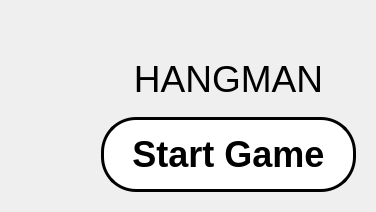
<?xml version="1.0" encoding="UTF-8"?>
<ui version="4.0">
 <class>Dialog</class>
 <widget class="QDialog" name="Dialog">
  <property name="geometry">
   <rect>
    <x>0</x>
    <y>0</y>
    <width>372</width>
    <height>212</height>
   </rect>
  </property>
  <property name="windowTitle">
   <string>Dialog</string>
  </property>
  <property name="styleSheet">
   <string notr="true"/>
  </property>
  <layout class="QGridLayout" name="gridLayout">
   <item row="0" column="0">
    <widget class="QFrame" name="MainFrame">
     <property name="frameShape">
      <enum>QFrame::NoFrame</enum>
     </property>
     <property name="frameShadow">
      <enum>QFrame::Raised</enum>
     </property>
     <layout class="QHBoxLayout" name="horizontalLayout">
      <property name="leftMargin">
       <number>0</number>
      </property>
      <property name="topMargin">
       <number>0</number>
      </property>
      <property name="rightMargin">
       <number>0</number>
      </property>
      <property name="bottomMargin">
       <number>0</number>
      </property>
      <item>
       <widget class="QLabel" name="Image">
        <property name="sizePolicy">
         <sizepolicy hsizetype="Preferred" vsizetype="Preferred">
          <horstretch>0</horstretch>
          <verstretch>0</verstretch>
         </sizepolicy>
        </property>
        <property name="minimumSize">
         <size>
          <width>75</width>
          <height>0</height>
         </size>
        </property>
        <property name="styleSheet">
         <string notr="true">border-image: url(:/Five/Images/Five/Hangman5.svg);
border-image: url(:/General/Images/Hangman.gif);</string>
        </property>
        <property name="text">
         <string/>
        </property>
       </widget>
      </item>
      <item>
       <widget class="QFrame" name="Frame">
        <property name="styleSheet">
         <string notr="true">border-image: url(:/General/Images/bg.jpg);</string>
        </property>
        <property name="frameShape">
         <enum>QFrame::NoFrame</enum>
        </property>
        <property name="frameShadow">
         <enum>QFrame::Plain</enum>
        </property>
        <layout class="QGridLayout" name="gridLayout_2">
         <item row="0" column="0">
          <spacer name="horizontalSpacer">
           <property name="orientation">
            <enum>Qt::Horizontal</enum>
           </property>
           <property name="sizeType">
            <enum>QSizePolicy::Preferred</enum>
           </property>
           <property name="sizeHint" stdset="0">
            <size>
             <width>200</width>
             <height>20</height>
            </size>
           </property>
          </spacer>
         </item>
         <item row="0" column="1">
          <widget class="QPushButton" name="Info">
           <property name="sizePolicy">
            <sizepolicy hsizetype="Fixed" vsizetype="Fixed">
             <horstretch>0</horstretch>
             <verstretch>0</verstretch>
            </sizepolicy>
           </property>
           <property name="styleSheet">
            <string notr="true">QPushButton::!pressed
{
	border-radius:25px;
}

QPushButton::pressed
{
	border : 3px solid black;
	border-radius: 25px;
}</string>
           </property>
           <property name="text">
            <string/>
           </property>
           <property name="icon">
            <iconset>
             <normaloff>../../Images/info.svg</normaloff>../../Images/info.svg</iconset>
           </property>
           <property name="iconSize">
            <size>
             <width>45</width>
             <height>45</height>
            </size>
           </property>
          </widget>
         </item>
         <item row="1" column="0" colspan="2">
          <widget class="QLabel" name="Hangman">
           <property name="sizePolicy">
            <sizepolicy hsizetype="Preferred" vsizetype="Preferred">
             <horstretch>0</horstretch>
             <verstretch>0</verstretch>
            </sizepolicy>
           </property>
           <property name="font">
            <font>
             <pointsize>28</pointsize>
            </font>
           </property>
           <property name="text">
            <string>HANGMAN</string>
           </property>
           <property name="alignment">
            <set>Qt::AlignCenter</set>
           </property>
          </widget>
         </item>
         <item row="2" column="0" colspan="2">
          <widget class="QPushButton" name="StartGame">
           <property name="sizePolicy">
            <sizepolicy hsizetype="Preferred" vsizetype="Preferred">
             <horstretch>0</horstretch>
             <verstretch>0</verstretch>
            </sizepolicy>
           </property>
           <property name="minimumSize">
            <size>
             <width>255</width>
             <height>75</height>
            </size>
           </property>
           <property name="font">
            <font>
             <pointsize>27</pointsize>
             <weight>75</weight>
             <bold>true</bold>
            </font>
           </property>
           <property name="styleSheet">
            <string notr="true">QPushButton::!pressed
{
	border-radius:35px;
	border: 3px solid black;
	background-color: rgb(255, 255, 255);
}

QPushButton::pressed
{
	border-radius:35px;
	border: 3px solid black;
	background-color: rgb(127, 127, 127);
	color: rgb(255, 255, 255);
}</string>
           </property>
           <property name="text">
            <string>Start Game</string>
           </property>
          </widget>
         </item>
        </layout>
       </widget>
      </item>
     </layout>
    </widget>
   </item>
  </layout>
 </widget>
 <resources>
  <include location="../../resource.qrc"/>
 </resources>
 <connections/>
</ui>
